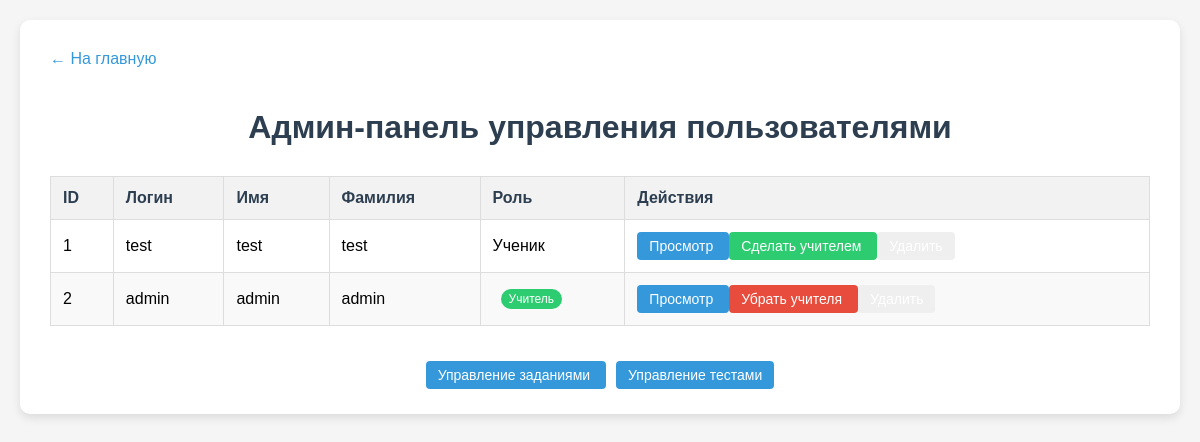
/admin (signed in), run on the app's committed database.
### tables this page shows
CREATE TABLE users (id INTEGER PRIMARY KEY AUTOINCREMENT, username TEXT UNIQUE NOT NULL, name TEXT, surname TEXT, password TEXT NOT NULL);

### app.py (the view)
@app.route('/admin')
def admin_panel():
    if not is_admin():
        flash('Доступ запрещен', 'error')
        return redirect(url_for('home'))
    users = get_all_users()
    return render_template('admin_panel.html', users=users, user=session.get('user_info'))

### app.py (called while the page is built)
def is_admin():
    return 'user_info' in session and session['user_info'].get('username') == 'admin'

def get_all_users():
    conn = sqlite3.connect(DB_PATH)
    cursor = conn.cursor()
    cursor.execute("SELECT id, username, name, surname FROM users")
    users = [{'id': row[0], 'username': row[1], 'name': row[2], 'surname': row[3], 'is_teacher': is_user_teacher(row[0])} for row in cursor.fetchall()]
    conn.close()
    return users

def is_user_teacher(user_id):
    conn = sqlite3.connect(DB_PATH)
    cursor = conn.cursor()
    cursor.execute("SELECT 1 FROM teachers WHERE user_id = ?", (user_id,))
    result = cursor.fetchone() is not None
    conn.close()
    return result

### templates/admin_panel.html (shortened to what this page needs)
<!DOCTYPE html>
<html lang="ru">
<head>
</head>
<body>
    <div class="container">
        <a href="{{ url_for('home') }}" class="back-link">← На главную</a>
        <h1>Админ-панель управления пользователями</h1>
        <table>
            <thead>
                <tr>
                    <th>ID</th>
                    <th>Логин</th>
                    <th>Имя</th>
                    <th>Фамилия</th>
                    <th>Роль</th>
                    <th>Действия</th>
                </tr>
            </thead>
            <tbody>
                {% for user in users %}
                <tr>
                    <td>{{ user.id }}</td>
                    <td>{{ user.username }}</td>
                    <td>{{ user.name }}</td>
                    <td>{{ user.surname }}</td>
                    <td>
                        {% if user.is_teacher %}
                        <span class="teacher-badge">Учитель</span>
                        {% else %}
                        Ученик
                        {% endif %}
                    </td>
                    <td>
                        <a href="{{ url_for('admin_view_user', user_id=user.id) }}" class="btn btn-view">
                            Просмотр
                        </a>
                        <a href="{{ url_for('admin_toggle_teacher', user_id=user.id) }}"
                        class="btn {% if user.is_teacher %}btn-not-teacher{% else %}btn-teacher{% endif %}">
                            {% if user.is_teacher %}Убрать учителя{% else %}Сделать учителем{% endif %}
                        </a>
                        <form method="POST" action="{{ url_for('admin_delete_user', user_id=user.id) }}" style="display: inline;">
                            <button type="submit" class="btn btn-danger" onclick="return confirm('Вы уверены, что хотите удалить этого пользователя?')">
                            </button>
                        </form>
                    </td>
                </tr>
                {% endfor %}
            </tbody>
        </table>
        <div style="margin-top: 40px; text-align: center;">
            <a href="{{ url_for('admin_tasks') }}" class="btn btn-view" style="margin-right: 10px;">
                Управление заданиями
            </a>
            <a href="{{ url_for('view_tests') }}" class="btn btn-view">
                Управление тестами
            </a>
        </div>
    </div>
</body>
</html>

### templates/admin_panel.html (style rules this page uses)
body { font-family: Arial, sans-serif; background-color: #f5f5f5; margin: 0; padding: 20px; }
.container { max-width: 1200px; margin: 0 auto; background: white; padding: 30px; border-radius: 10px; box-shadow: 0 4px 10px rgba(0,0,0,0.1); }
h1 { color: #2c3e50; text-align: center; margin-bottom: 30px; }
.back-link { display: inline-block; margin-bottom: 20px; color: #3498db; text-decoration: none; }
table { width: 100%; border-collapse: collapse; margin-top: 20px; }
th, td { border: 1px solid #ddd; padding: 12px; text-align: left; }
th { background-color: #f2f2f2; font-weight: bold; color: #2c3e50; }
tr:nth-child(even) { background-color: #f9f9f9; }
.btn { padding: 6px 12px; border-radius: 4px; text-decoration: none; color: white; font-size: 14px; border: none; cursor: pointer; }
.btn-view { background-color: #3498db; }
.btn-teacher { background-color: #2ecc71; }
.btn-not-teacher { background-color: #e74c3c; }
.teacher-badge { display: inline-block; padding: 3px 8px; background-color: #2ecc71; color: white; border-radius: 12px; font-size: 12px; margin-left: 8px; }

### data on the page
users: id "1", username "test", name "test", surname "test", shows "Ученик", shows "Сделать учителем"
users: id "2", username "admin", name "admin", surname "admin", shows "Учитель", shows "Убрать учителя"
